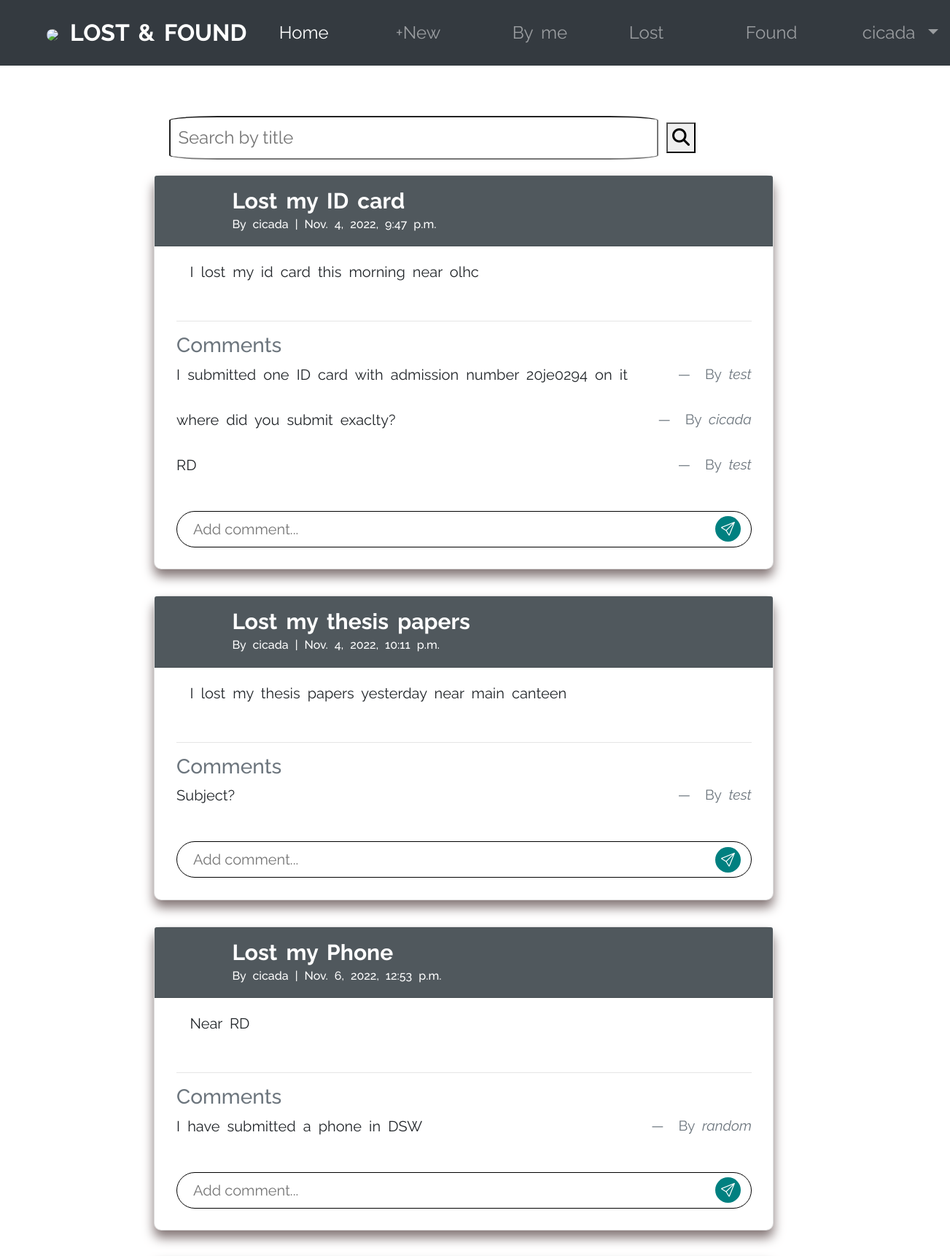
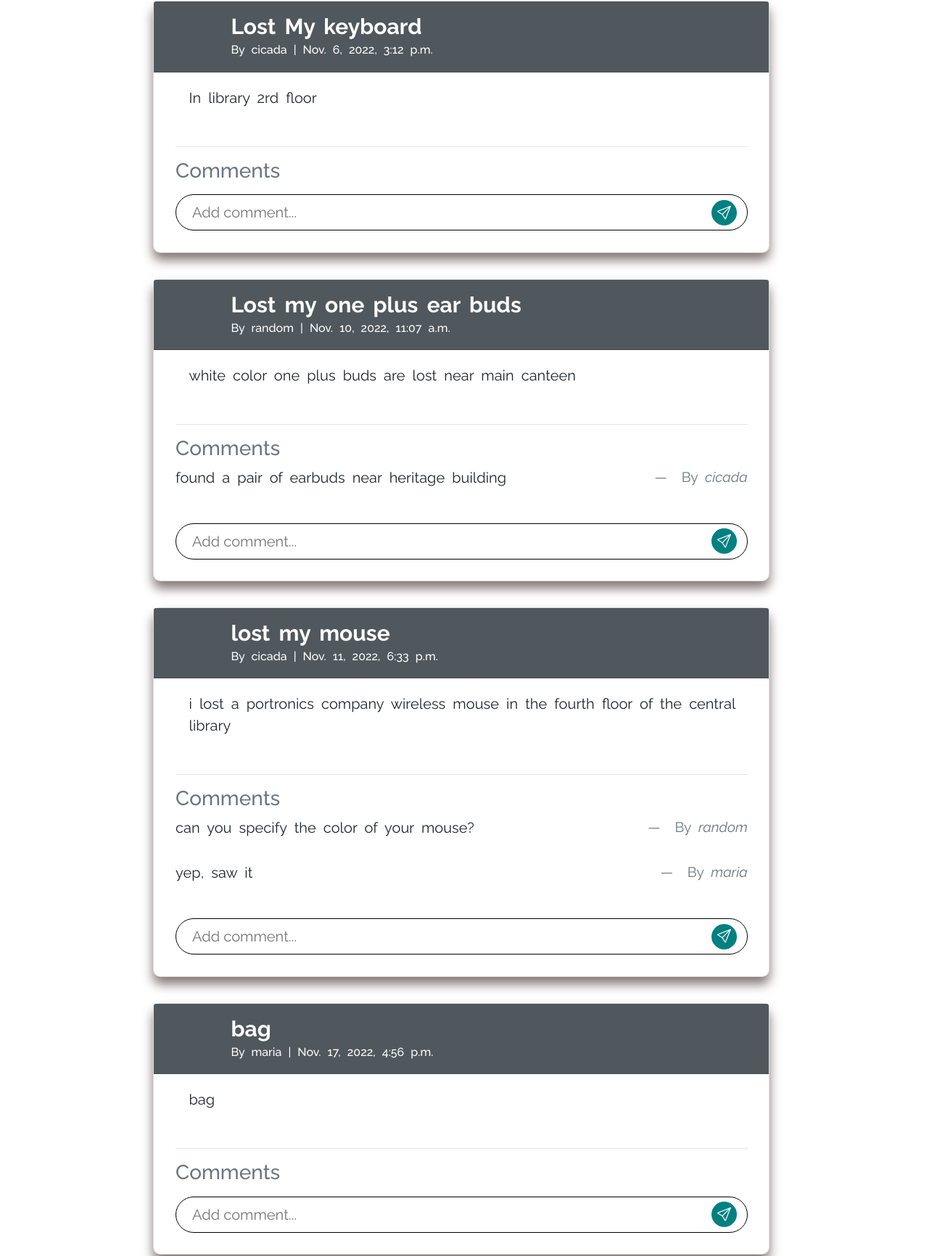
The app's page /articles/lost/ (signed in, upper part) with its own data (2 pictures, top to bottom).
### accounts/models.py (models this page shows)
class CustomUser(AbstractUser):
    age = models.PositiveIntegerField(null=True,blank=True)

### articles/models.py (models this page shows, shortened)
class Article(models.Model):
    title= models.CharField(max_length=255)
    body= models.TextField()
    date = models.DateTimeField(auto_now_add=True)
    found = models.BooleanField(default=False)
    author=models.ForeignKey(
        settings.AUTH_USER_MODEL,
        on_delete=models.CASCADE,
    )

class Comment(models.Model):
    article = models.ForeignKey(Article,on_delete=models.CASCADE)
    comment = models.CharField(max_length=200)
    author = models.ForeignKey(
        settings.AUTH_USER_MODEL,
        on_delete=models.CASCADE,
    )
    def __str__(self):
        return self.comment

### articles/views.py (the view)
# urls.py: path("lost/",ArticleLostListView.as_view(),name="lost"),
class ArticleLostListView(ListView):
    model = Article
    template_name= "article_list.html"
    def get_context_data(self,**kwargs):
        context = super().get_context_data(**kwargs)
        context['article_list']=context['article_list'].filter(found=False)
        search_input=self.request.GET.get('search-area') or ''
        if search_input:
            context['article_list']=context['article_list'].order_by("-date").filter(title__icontains=search_input)
        context['search_input']= search_input
        return context

### articles/templates/article_list.html (shortened to what this page needs)
{% extends "base.html" %}
{% block content %}
    <div class="search-fields">
        <form action="" method="get">
            <input class="inp" placeholder="Search by title" type="text" name="search-area" size="60" value='{{ search_input }}'>
            <button type="submit " class="bton"><i class="fa fa-search" aria-hidden="true"></i></button>
        </form>
    </div>
{% for article in article_list %}
    <div class="card card-width">
        <div class="card-header comment-sec">
            <div class="d-inline-block ml-3">
                <span class="font-weight-bold card-header-main my-0">
                    <a href="{% url 'article_detail' article.pk %}">{{ article.title }}</a>
                </span>
                <br />
                <span class="text-muted "><h6 class="mt-0 mp-0">
                   By  {{ article.author }} | {{ article.date }}
                </h6>
                </span>
            </div>
        </div>
        <div class="card-body pl-5">
            <p class="font-s"> {{ article.body }}</p>
        </div>
        <div class="comment-continer">
            <hr>
            <h3 class="text-muted">Comments</h3>
            {% for comment in article.comment_set.all %}
                <div class="text-center comments">
                    <blockquote class="blockquote">
                      <p> {{ comment }}</p>
                    </blockquote>
                    <figcaption class="blockquote-footer">
                      By <cite title="Source Title">{{ comment.author }}</cite>
                    </figcaption>
                </div>
            {% endfor %}
            <a href="{% url 'article_detail' article.pk %}" class="underline-remove">
                <div class="comment-sec mt-3 underline-remove">
                    <input type="text" name="comment" class="font-s" id="article-comment" class="underline-remove" placeholder="Add comment..."><i class="bi bi-send icon-send"></i>
                </div>
            </a>
        </div>
    </div>
    <br />
{% endfor %}
{% endblock content %}

### accounts/templates/base.html (shortened to what this page needs)
<!DOCTYPE html>
<html lang="en">
<head>
    <link rel="stylesheet" href="https://cdn.jsdelivr.net/npm/bootstrap@4.3.1/dist/css/bootstrap.min.css">
    <link rel="stylesheet" href="https://cdnjs.cloudflare.com/ajax/libs/font-awesome/6.2.0/css/all.min.css">
    <link rel="stylesheet" href="path/to/font-awesome/css/font-awesome.min.css">
    <link rel="stylesheet" href="https://cdn.jsdelivr.net/npm/bootstrap-icons@1.9.1/font/bootstrap-icons.css">
</head>
<body>
    <nav class="px-5 navbar navbar-expand-lg navbar-dark bg-dark p-3 nav--bar">
        <a class="navbar-brand" href="{% url 'home' %}"><img src="https://img.freepik.com/premium-vector/magnifying-glass-icon-design_161751-884.jpg?w=2000" class="mx-3 mt-0" height="50px" style="border-radius:50%; object-fit:fill;">LOST & FOUND</a>
        <div>
          <div class="collapse navbar-collapse" id="navbarNavDropdown">
            <ul class="navbar-nav">
              {% if user.is_authenticated %}
              <li class="nav-item active col-3">
                <a class="nav-link" href="{% url 'home' %}">Home</a>
              </li>
              <li class="nav-item col-3">
                <a class="nav-link" href="{% url 'article_new' %}">+New</a>
              </li>
              <li class="nav-item col-3">
                <a class="nav-link" href="{% url 'allposts' %}">By me</a>
              </li>
              <li class="nav-item col-3">
                <a class="nav-link" href="{% url 'lost' %}">Lost</a>
              </li>
              <li class="nav-item col-3">
                <a class="nav-link" href="{% url 'found' %}">Found</a>
              </li>
              <li class="nav-item dropdown col-3">
                <a class="nav-link dropdown-toggle" href="#" id="navbarDropdownMenuLink" data-toggle="dropdown" aria-haspopup="true" aria-expanded="false">
                  {{ user.username }}
                </a>
              </li>
              {% endif %}
          </ul>
        </div>
        </div>
      </nav>
    <div class=" p-5  main-content">
        <div class="d-flex justify-content-center">
            <main>
              {% block content %}
              {% endblock content %}
          </main>
        </div>
    </div>
</body>
</html>

### accounts/templates/base.html (style rules this page uses)
body { overflow-x: hidden; word-spacing: 5px; font-family: 'Raleway', sans-serif; }
.navbar,.main-content { font-size: 24px; }
.navbar-brand { font-weight: bold; font-size: 32px; }
.navbar-nav > li { margin-right: -28px; padding-right: 75px; }
.nav--bar { display: flex; justify-content: space-between; position:sticky; top:0; z-index: 1; }
.col-3 { flex: 0 0 25%; max-width: 21%; }

### articles/templates/article_list.html (style rules this page uses)
.card-header-main { font-size: 30px; }
.comment-sec { width: 100%; display: flex; justify-content: flex-start; align-items: center; }
#article-comment { border-radius: 30px; text-indent: 20px; width: 100%; outline-color: red; border: 1px solid; height: 50px; }
.icon-send { background-color: teal; color: white; font-size: 1.2rem; width: 35px; height: 35px; padding: 5px; border-radius: 50%; display: flex; justify-content: center; align-items: center; margin-left: -50px; }
.font-s { font-size: smaller; }
.card { border-radius: 10px; box-shadow: 0px 10px 15px rgb(132, 118, 118); transition: all ease 0.4s; }
.comment-continer { padding: 0 3.5% 3.5%; }
.underline-remove { text-decoration: none; }
.card-width { width: 850px; }
.card-header { background-color: #50585d; }
.card-header a, h6 { color: white; }
.comments { display: flex; justify-content: space-between; padding: 0; }
.inp { padding: 10px; border-radius: 10%; width: 80%; outline-width: medium; }
.search-fields { display: flex; justify-content: space-between; width: 100%; margin: 5px; padding: 16px; }

### records on screen
CustomUser: username "cicada"
Article: title "Lost my ID card", author "cicada", date "Nov. 4, 2022, 9:47 p.m.", body "I lost my id card this morning near olhc"
Comment: comment "I submitted one ID card with admission number 20je0294 on it", author "test"
Comment: comment "where did you submit exaclty?", author "cicada"
Comment: comment "RD", author "test"
Article: title "Lost my thesis papers", author "cicada", date "Nov. 4, 2022, 10:11 p.m.", body "I lost my thesis papers yesterday near main canteen"
Comment: comment "Subject?", author "test"
Article: title "Lost my Phone", author "cicada", date "Nov. 6, 2022, 12:53 p.m.", body "Near RD"
Comment: comment "I have submitted a phone in DSW", author "random"
Article: title "Lost My keyboard", author "cicada", date "Nov. 6, 2022, 3:12 p.m.", body "In library 2rd floor"
Article: title "Lost my one plus ear buds", author "random", date "Nov. 10, 2022, 11:07 a.m.", body "white color one plus buds are lost near main canteen"
Comment: comment "found a pair of earbuds near heritage building", author "cicada"
Article: title "lost my mouse", author "cicada", date "Nov. 11, 2022, 6:33 p.m.", body "i lost a portronics company wireless mouse in the fourth floor of the central library"
Comment: comment "can you specify the color of your mouse?", author "random"
Comment: comment "yep, saw it", author "maria"
Article: title "bag", author "maria", date "Nov. 17, 2022, 4:56 p.m.", body "bag"
